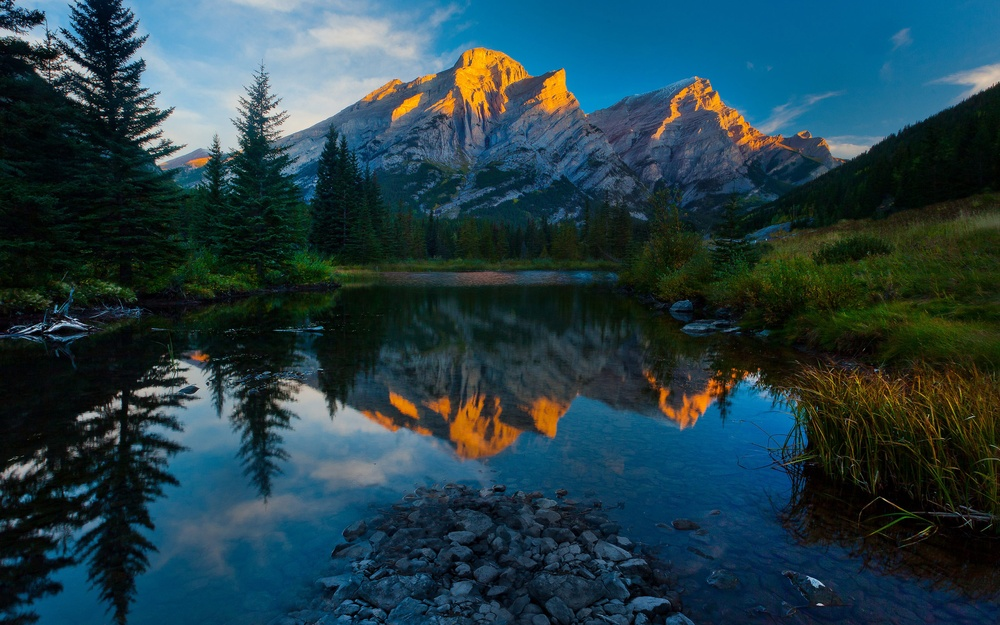
#> input picture new/src/30.01.2021/task1.jpg, 1000 x 625 px, shrunk from 2560 x 1600 before the run
$ python filter.py
#> lines starting #> are read from the running program, lines starting #| are printed output that depends on the picture
from PIL import Image, ImageFilter
image = Image.open("task1.jpg")
#> image is the input picture: PIL image 1000x625 RGB; mean R, G, B 36, 63.1, 71.4
image = image.filter(ImageFilter.EMBOSS)
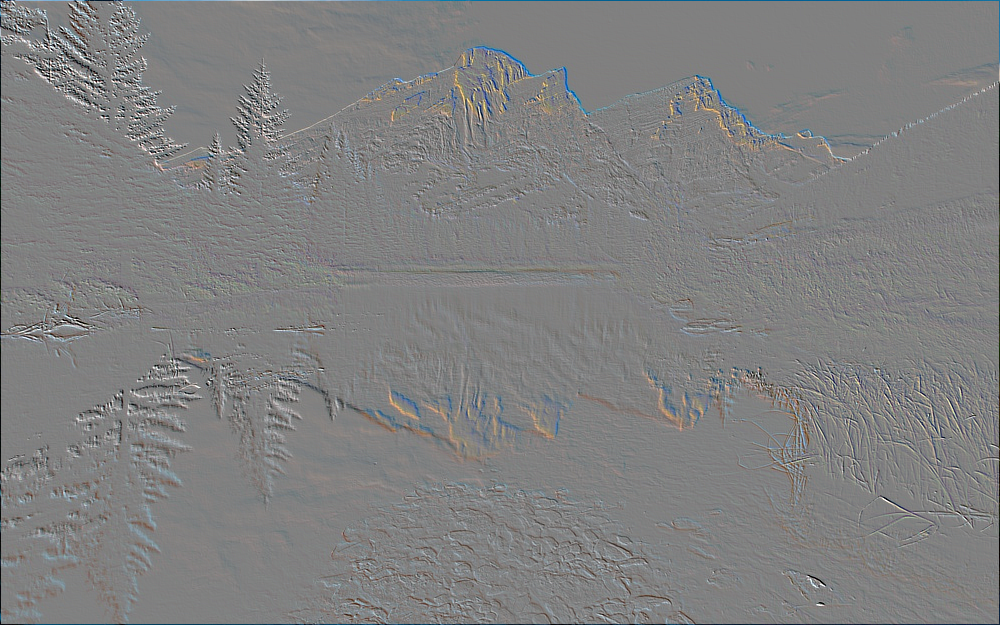
#> image: PIL image 1000x625 RGB; mean R, G, B 127.6, 127.8, 127.9
image.show()

$ run again, with new/src/30.01.2021/task2.jpg copied over new/src/30.01.2021/task1.jpg
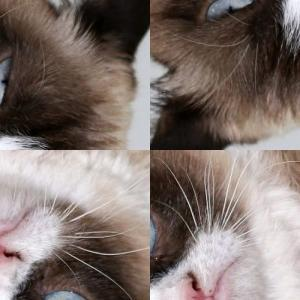
#> input picture new/src/30.01.2021/task2.jpg, 300 x 300 px
#> image is the input picture: PIL image 300x300 RGB; mean R, G, B 126.7, 113.9, 108.7
#> `image = image.filter(ImageFilter.EMBOSS)`:
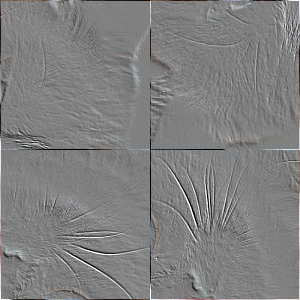
#> image: PIL image 300x300 RGB; mean R, G, B 128, 127.9, 127.8
